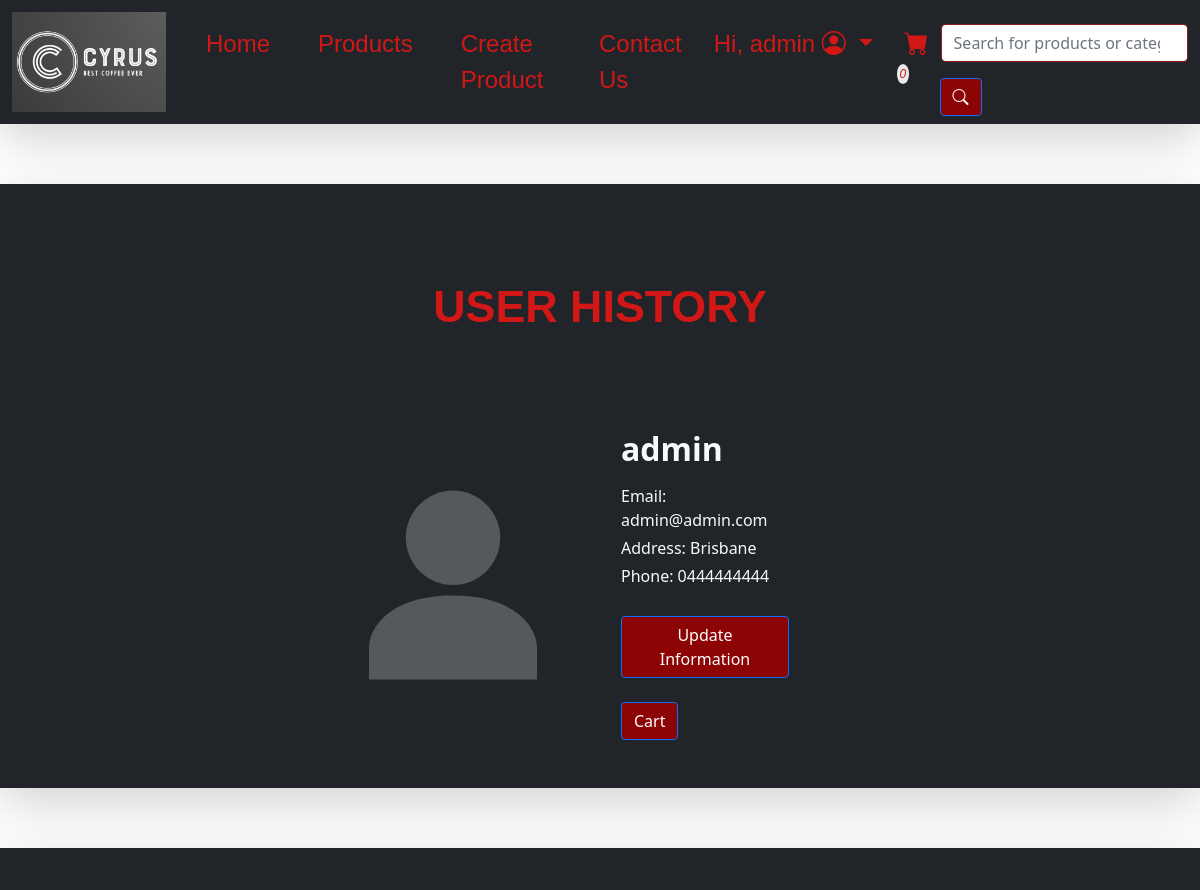
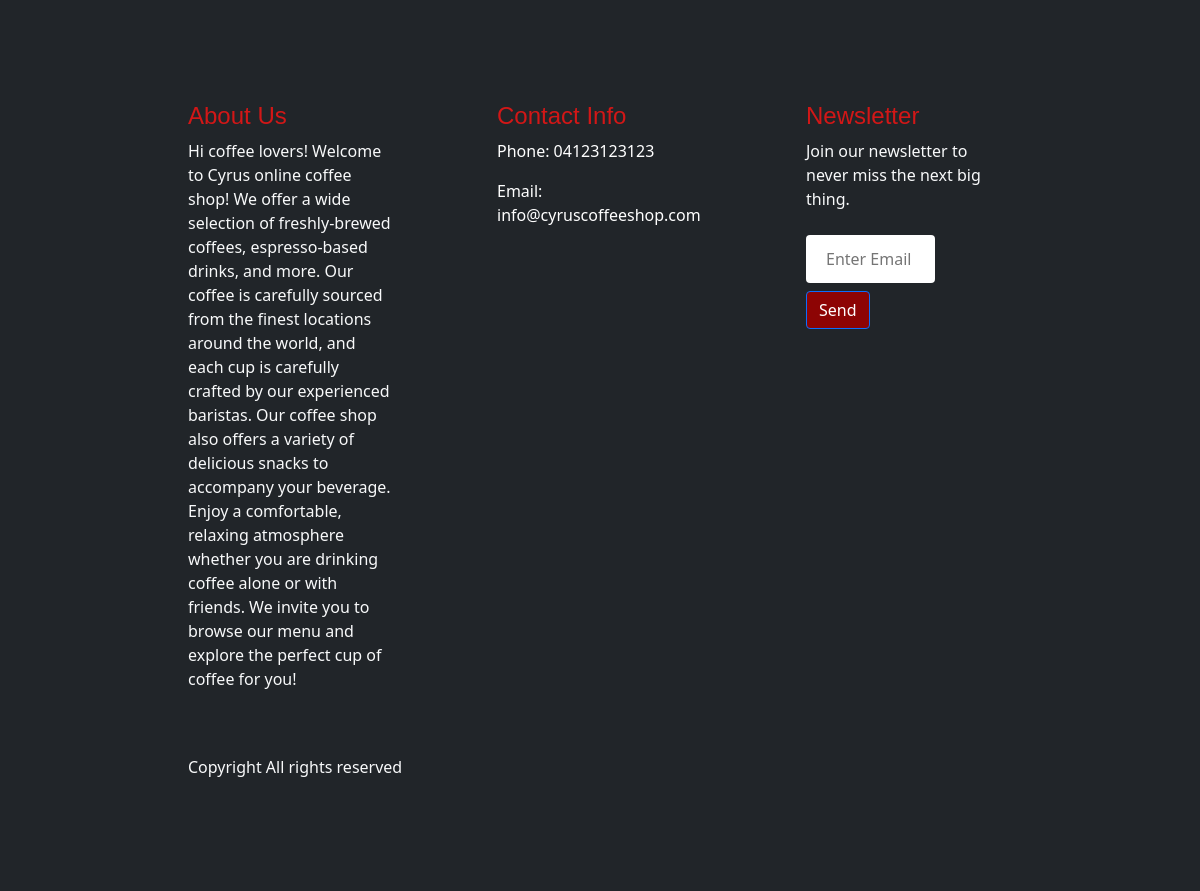
Screenshot of /view-profile (signed in) with the database file from the repository (2 pictures, top to bottom).
### website/models.py (models this page shows, shortened)
class User(db.Model, UserMixin):
    __tablename__='users'
    user_id = db.Column(db.Integer, primary_key=True)
    name = db.Column(db.String(100), unique=True, index=True, nullable=False)
    email = db.Column(db.String(100), index=True, nullable=False)
    password_hash = db.Column(db.String(255), nullable=False)#should be 128 in length to store hash
    phone_number = db.Column(db.String(60), nullable=False)
    address = db.Column(db.String(255), nullable=False)
    image = db.Column(db.String(60), nullable=False, default='user.svg')
    role = db.Column(db.String(60), nullable=False, default='user')
    comments = db.relationship('Comment', backref='users')
    carts = db.relationship('Cart', backref='carts')

### website/auth.py (the view)
@bp.route('/view-profile', methods=['GET','POST'])
@login_required
def view_profile():
    user_carts = Cart.query.filter_by(user_id=current_user.user_id).all()
    return render_template('user.html', user_carts=user_carts)

### website/templates/user.html (shortened to what this page needs)
{% extends 'base.html' %}
{% import "bootstrap/form.html" as wtf %}
{% block content %}
<section class="page-section bg-dark text-light shadow-lg">
    <div class="container-fluid col-xl-6 col-xs-12 p-5">
        <div class="row g-0 bg mb-5">
            <div class="header d-flex justify-content-center">
                <h1 class="my-5 h1-header">User History</h1>
            </div>
        </div>
        <div class="row g-0">
            <div class=" d-flex justify-content-center col-md-5">
                <img class="img-fluid" src="{{url_for('static', filename='img/'+'user.svg')}}" alt="">
            </div>
            <div class="d-flex text-light mx-auto col-lg-4 col-md-4">
                <div class="m-lg-auto m-sm-0">
                    <h2 class="date mb-3">{{current_user.name}}</h2>
                    <P class="mb-1">Email: {{current_user.email}}</P>
                    <P class="mb-1">Address: {{current_user.address}}</P>
                    <P class="mb-1">Phone: {{current_user.phone_number}}</P>
                    <br>
                    <a type="button" class="btn btn-primary" href="{{ url_for('auth.update_user') }}">
                        Update Information
                    </a>
                    <br>
                    <br>
                    <button type="button" class="btn btn-primary " data-bs-toggle="modal" data-bs-target="#history_Modal" >
                        Cart
                    </button>
                </div>
            </div>
        </div>
        </div>
</section>
{% endblock %}

### website/templates/base.html (shortened to what this page needs)
<!doctype html>
<html lang="en">
<head>
    <link href="https://cdn.jsdelivr.net/npm/bootstrap@5.0.2/dist/css/bootstrap.min.css" rel="stylesheet"
>
    <link rel="stylesheet" href="https://cdn.jsdelivr.net/npm/bootstrap-icons@1.3.0/font/bootstrap-icons.css">
    <link rel="stylesheet" href="{{'../static/CSS/style.css'}}" />
</head>
<body>
    <header>
        <nav class="navbar navbar-expand-md navbar-dark bg-dark shadow-lg">
            <div class="container-fluid">
            <div>
                <a class="navbar-brand" href="{{ url_for('main.index') }}"><img
                        src="{{'../static/img/' + 'logo.png'}}" height="100" /></a>
            </div>
            <div class="collapse navbar-collapse" id="navbarSupportedContent">
                <ul class="navbar-nav me-auto mb-2 mb-lg-0">
                    <li class="nav-item mx-3">
                        <a class="nav-link" href="{{ url_for('main.index') }}">Home</a>
                    </li>
                    <li class="nav-item mx-3">
                        <a class="nav-link" href="{{ url_for('main.show_products') }}">Products</a>
                    </li>
                    {% if current_user.role|lower == "admin" %}
                    <li class="nav-item mx-3">
                        <a class="nav-link" href="{{ url_for('product.create_product') }}">Create Product</a>
                    </li>
                    {% endif %}
                    <li class="nav-item mx-3">
                        <a class="nav-link" href="{{ url_for('main.contact_us') }}">Contact Us</a>
                    </li>
                  </ul>
                <ul class="navbar-nav d-flex flex-row me-1">
                    {% if current_user.is_authenticated %}
                    <li class="nav-item dropdown me-3">
                        <a
                          class="nav-link dropdown-toggle"
                          href="#"
                          id="navbarDropdown"
                          role="button"
                          data-bs-toggle="dropdown"
                          aria-expanded="false"
                        >
                        Hi, {{ current_user.name }} <i class="bi bi-person-circle"></i>
                        </a>
                    </li>
                    {% endif %}
                    {% if session.get('session_shopping_cart') %}
                    {% set shopping_cart = session['session_shopping_cart']['Shopping_cart'] %}
                    {% set shopping_cart_length = shopping_cart|length %}
                    {% else %}
                    {% set shopping_cart = None %}
                    {% set shopping_cart_length = 0 %}
                    {% endif %}
                    <li class="nav-item me-3 dropdown me-lg-0">
                        <a class="nav-link"
                        href="#"
                        id="cartDropDown"
                        role="button"
                        data-bs-toggle="dropdown"
                        aria-expanded="false"><i class="bi bi-cart-fill" style="font-size:24px" value={{ shopping_cart_length }}></i></a>
                        </li>
                        </ul>
                <form name="search" class="w-auto mt-3" method="POST" action="{{url_for('main.search_products')}}">
                    <div class="input-group">
                        <div class="form-outline">
                          <input type="search" id="product_search" name="product_search" class="form-control" placeholder="Search for products or category..."/>
                        </div>
                        <span><button type="submit" class="btn btn-primary">
                            <i class="bi bi-search"></i>
                        </button></span>
                      </div>
                </form>
            </div>
            </div>
        </nav>
    </header>
    {% block content %}
    {% endblock %}
    <section class="page-section bg-dark text-light p-5 shadow-lg">
        <footer>
            <div class="container-fluid col-xl-10 col-md-12 col-sm-12 col-xs-12 p-5">
                <div class="row g-0 d-flex justify-content-between">
                    <div class="col-xl-3 col-lg-5 col-md-5 col-xs-12 mt-5">
                        <h4>About Us</h4>
                        <p>Hi coffee lovers! Welcome to Cyrus online coffee shop! We offer a wide selection of freshly-brewed coffees, espresso-based drinks, and more. Our coffee is carefully sourced from the finest locations around the world, and each cup is carefully crafted by our experienced baristas. Our coffee shop also offers a variety of delicious snacks to accompany your beverage. Enjoy a comfortable, relaxing atmosphere whether you are drinking coffee alone or with friends. We invite you to browse our menu and explore the perfect cup of coffee for you!
                        </p>
                    </div>
                    <div class="footer-contact col-xl-3 col-lg-5 col-md-5 col-xs-12 mt-5">
                        <h4>Contact Info</h4>
                        <p><a class="footer-contact" href="#">Phone: 04123123123</a></p>
                        <p><a class="footer-contact" href="#">Email: info@cyruscoffeeshop.com</a></p>
                    </div>
                    <div class="col-xl-3 col-lg-5 col-md-5 col-xs-12 mt-5">
                        <div class="footer-caption">
                            <div class="footer-tittle">
                                <h4>Newsletter</h4>
                                <div class="footer">
                                    <p>Join our newsletter to never miss the next big thing. </p>
                                </div>
                                <div class="footer-form">
                                    <div id="signup">
                                        <div class="row">
                                            <div class="col-8">
                                                <input id="" name=""placeholder="Enter Email">
                                            </div>
                                        </div>
                                        <div class="row">
                                            <div class="col-8">
                                                <a class="btn btn-primary"
                                                    onclick="alert('You are listed'); parent.location='{{ url_for('main.index')}}';">Send</a>
                                            </div>
                                        </div>
                                    </div>
                                </div>
                            </div>
                        </div>
                    </div>
                </div>
                <div class="row d-flex justify-content-between align-items-center">
                    <div class="col-xl-6 col-xl-12 mt-5">
                        <p>
                            Copyright All rights reserved
                        </p>
                    </div>
                </div>
            </div>
        </footer>
    </section>
</body>
</html>

### website/static/CSS/style.css (style rules this page uses)
body { font:400 'Open Sans', Helvetica; }
h1, h5 h2, h3, h4, .h1-header, .dropdown-item, .navbar-dark .navbar-nav .nav-link { font-family: 'Impact', sans-serif; color: rgb(210, 23, 23); }
a { text-decoration: none; color: rgb(180, 0, 0); }
.navbar-dark .navbar-nav .nav-link { font-size: 1.5rem; }
.h1-header { font-size: 280%; }
.h1-header { text-transform: uppercase; }
h1, h2 { font-weight: bold; }
.btn { transition: .5s; }
.btn.btn-primary, .btn.btn-outline-primary:hover, .btn.btn-secondary, .btn.btn-outline-secondary:hover { color: #ffffff; background-color: #8d0404; }
.page-section input, .page-section textarea { width: 100%; padding: 12px 20px; margin: 8px 0; box-sizing: border-box; border: none; border-radius: 4px; }
a.nav-link .bi-cart-fill:after { content:attr(value); font-size:12px; background: white; border-radius:50%; padding:3px; position:relative; left:-8px; top:-10px; opacity:0.9; }
.page-section { margin-top: 5%; }
.form-control { display: block; width: 100%; padding: 0.375rem 0.75rem; font-size: 1rem; font-weight: 400; line-height: 1.5; color: #212529; background-color: #fff; background-clip: padding-box; border: 1px solid #8b1e1e; -webkit-appearance: none; -moz-appearance: none; appearance: none; border-radius: 0.25rem; transition: border-color .15s ease-in-out, box-shadow .15s ease-in-out; }
.footer-contact { text-decoration: none; color: rgb(255, 255, 255); }
.form-control, .form-check { margin-bottom: 1rem; }

### rows the page displays
User: name "admin", email "admin@admin.com", address "Brisbane", phone_number "0444444444"
